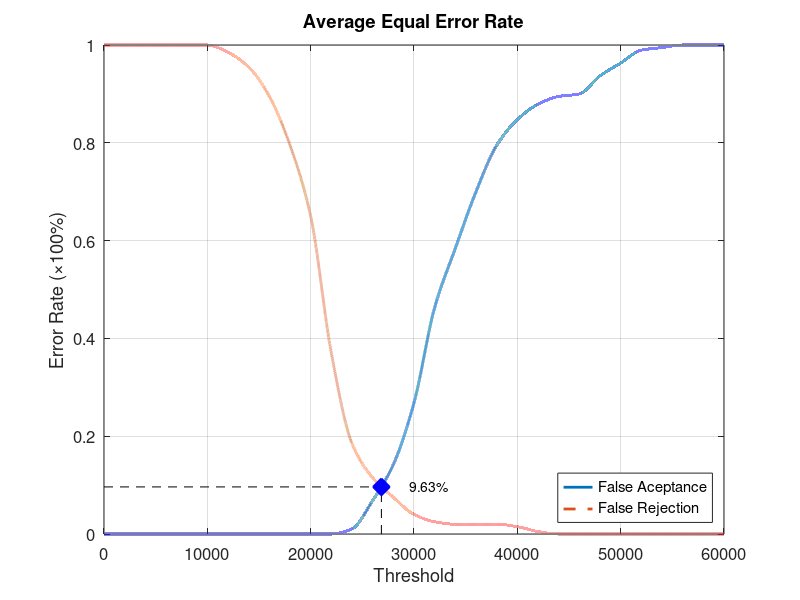
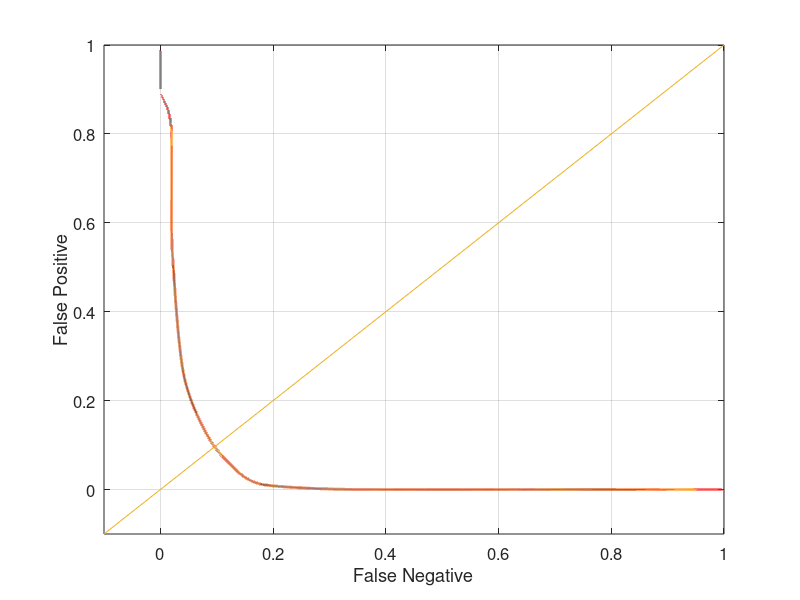

Here is the MATLAB script that generated these plots, in order:
function yEER = Database4_4
close all;
clear;
clc;
x = 0:2000:60000;
xq = 0:0.5:60000;

y0 = [0 0 0 0 0 0 0 0 0 0 0 0 0.0105263 0.0684211 0.142105 0.268421 0.463158 0.584211 0.7 0.794737 0.847368 0.878947 0.894737 0.9 0.936842 0.963158 0.989474 0.994737 1 1 1];
yy0 = interp1(x, y0, xq, 'pchip');
y1 = [1 1 1 1 1 1 0.985 0.955 0.895 0.795 0.65 0.37 0.185 0.115 0.075 0.04 0.025 0.02 0.02 0.02 0.015 0.005 0 0 0 0 0 0 0 0 0];
yy1 = interp1(x, y1, xq, 'pchip');

% Calculating EER: 
y2 = abs(y0 - y1);
find(y2 == min(y2))
yy2 = abs(yy0 - yy1);
xEER = find(yy2 == min(yy2));
xEERIndex = xq(xEER) % X-axis EER
yEER = yy0(xEER) % Y-axis EER

main = figure
plot(xq, yy0,'-','LineWidth', 2);	hold on
plot(xq, yy1,'--','LineWidth', 2);	hold on
plot([xEERIndex xEERIndex], [0 yEER], 'k--');	hold on
plot([0 xEERIndex], [yEER yEER], 'k--');	hold on
plot(xEERIndex, yEER, 'bx', 'LineWidth', 10);	hold on
text(xEERIndex + 10 * xEERIndex / 100, yEER, [num2str(round((10000 * yEER)) / 100) '%'])
legend('False Aceptance', 'False Rejection', 'Location', 'SouthEast')
xlabel('Threshold')
ylabel('Error Rate (\times100%)')
title('Average Equal Error Rate')
set(gca, 'FontSize', 12)
axis([0 60000 0 1])
grid on

print(main, 'Database4_4Main', '-dpng');
FNRxFPR = figure('Color', [1 1 1]);
plot(yy1, yy0, '-', yy1, yy0, 'LineWidth', 2);
hold on
y = -0.1:0.1:1
plot(y, y); 
set(gca, 'FontSize', 12)
xlabel('False Negative')
ylabel('False Positive')
axis([-0.1 1 -0.1 1])
set(gca, 'FontSize', 12)
grid on

print(FNRxFPR, 'Database4_4FNRxFPR','-dpng');
end
